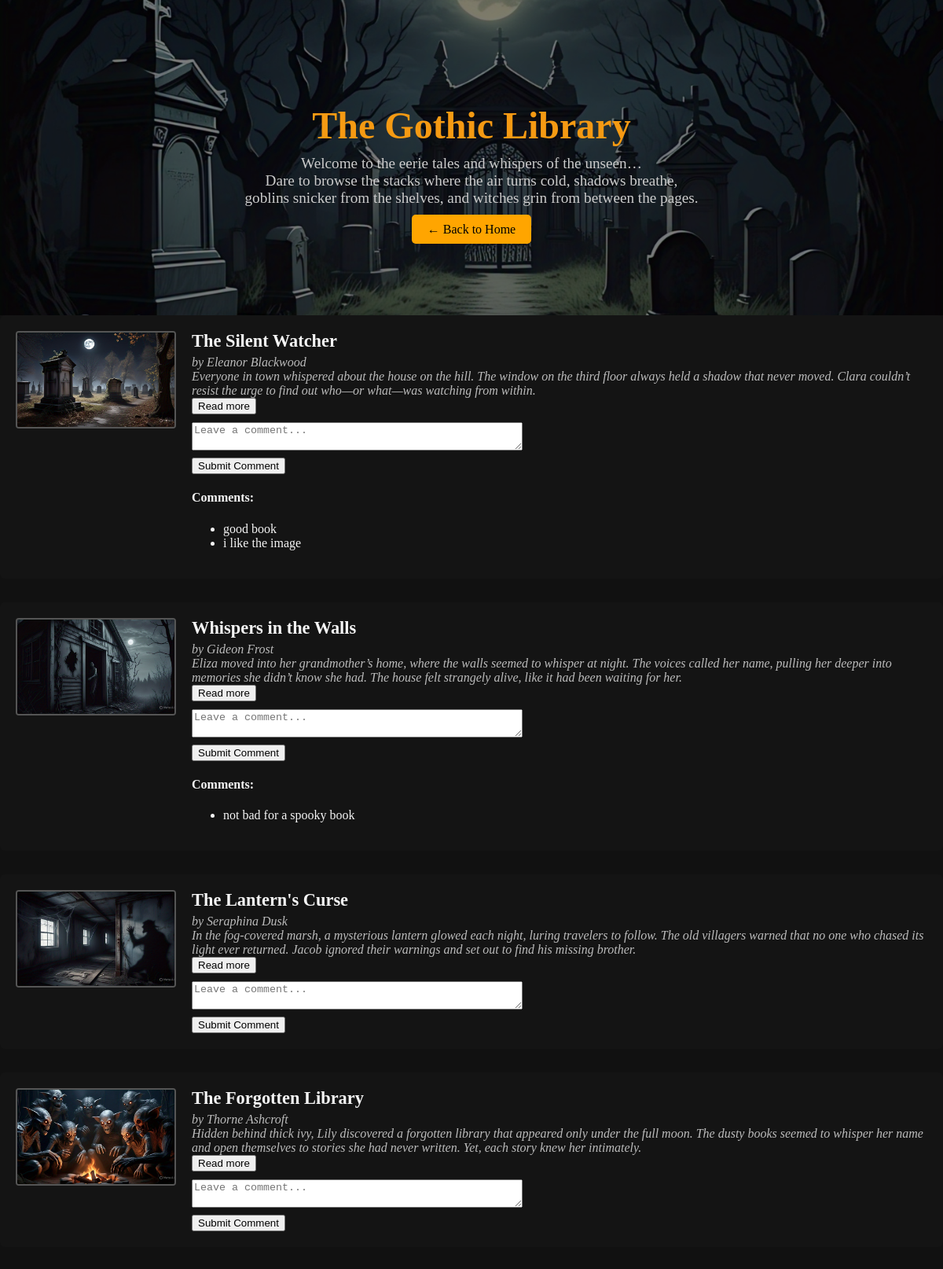
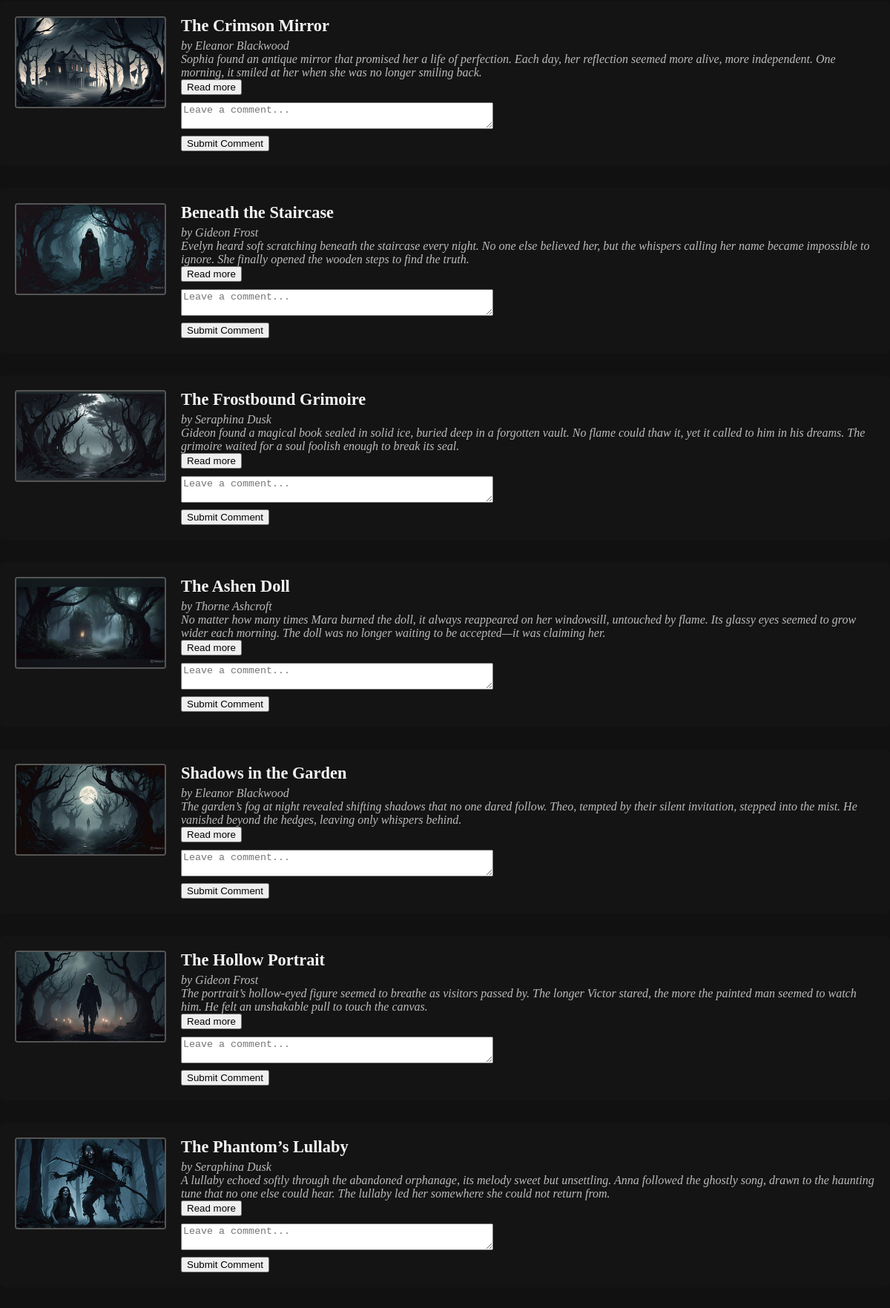
/books (upper part), run on the app's committed database (2 pictures, top to bottom).
### tables this page shows
CREATE TABLE Books (
    BookID INTEGER PRIMARY KEY AUTOINCREMENT,
    Title TEXT NOT NULL,
    AuthorID INTEGER,
    image TEXT,
    preview TEXT,
    story TEXT,
    FOREIGN KEY (AuthorID) REFERENCES Authors (AuthorID)
);

CREATE TABLE Authors (
    AuthorID INTEGER PRIMARY KEY AUTOINCREMENT,
    AuthorName TEXT NOT NULL
);

CREATE TABLE Comments (
    CommentID INTEGER PRIMARY KEY AUTOINCREMENT,
    BookID INTEGER,
    CommentText TEXT NOT NULL,
    FOREIGN KEY (BookID) REFERENCES Books (BookID)
);

### app.py (the view)
@app.route('/books')
def books():
    try:
        conn = sqlite3.connect(database_path)
        cursor = conn.cursor()
        cursor.execute("""
            SELECT b.Title, a.AuthorName, b.image, b.preview, b.story
            FROM Books b
            JOIN Authors a ON b.AuthorID = a.AuthorID
        """)
        rows = cursor.fetchall()
        books = []
        for row in rows:
            book_id = row[0]
            cursor.execute(
                "SELECT CommentText FROM Comments WHERE BookID = ?", (book_id,))
            comments = [comment[0] for comment in cursor.fetchall()]
            books.append({
                "id": book_id,
                "title": row[0],   # SQLite returns tuples
                "author": row[1],
                "image": row[2],
                "preview": row[3] if row[3] else "",
                "story": row[4] if row[4] else "",
                "book_id": row[0].replace(" ", "-").lower(),
                "comments": comments
            })
        conn.close()
        return render_template('books.html', books=books)
    except Exception as e:
        return f"Database connection error: {e}"

### templates/books.html (shortened to what this page needs)
<!DOCTYPE html>
<html>
  <head>
    <link
      rel="stylesheet"
      href="{{ url_for('static', filename='css/style.css') }}"
    />
  </head>
  <body>
    <header class="hero">
      <h1>The Gothic Library</h1>
      <p>Welcome to the eerie tales and whispers of the unseen… <br>
        Dare to browse the stacks where the air turns cold, shadows breathe,<br> goblins snicker from the shelves, and witches grin from between the pages.
      </p>
      <div style="text-align: center; margin-top: 20px;">
      <a href="/" style="background-color: orange; color: black; padding: 10px 20px; text-decoration: none; border-radius: 5px;">← Back to Home</a>
      </div>
    </header>
    {% for book in books %}
  <div class="book-card">
    <img src="{{ url_for('static', filename='IMG/' + book.image) }}" alt="{{ book.title }}" class="book-cover">
    <div class="book-info">
      <h2>{{ book.title }}</h2>
      <p>by {{ book.author }}</p>
      <p>{{ book.preview }}</p>
      <button onclick="toggleStory('{{ book.book_id }}')">Read more</button>
        <form action="/add_comment" method="post" style="margin-top: 10px;">
          <textarea name="comment_text" rows="2" cols="50" placeholder="Leave a comment..." required></textarea>
          <br>
          <button type="submit" style="margin-top: 5px;">Submit Comment</button>
        </form>
        {% if book.comments %}
          <div style="margin-top: 10px;">
            <h4>Comments:</h4>
            <ul>
              {% for comment in book.comments %}
                <li>{{ comment }}</li>
              {% endfor %}
            </ul>
          </div>
        {% endif %}
    </div>
  </div>
  {% endfor %}
  </body>
</html>

### static/css/style.css (style rules this page uses)
body { font-family: 'Georgia', serif; background-color: #111; color: #f5f5f5; margin: 2em; }
h1 { color: #c5b358; }
a { color: #88f; text-decoration: none; }

### templates/books.html (style rules this page uses)
body { background-color: #111; color: #f5f5f5; font-family: "Georgia", serif; margin: 0; }
.hero { background-image: url("/static/IMG/bg.jpeg"); background-size: cover; background-position: center; background-repeat: no-repeat; padding: 100px 20px; color: white; text-align: center; font-family: "Georgia", serif; box-shadow: inset 0 0 0 1000px rgba(0, 0, 0, 0.5); }
.hero h1 { font-size: 3em; color:rgb(245, 154, 19); margin-bottom: 10px; }
.hero p { font-size: 1.2em; color: #ccc; margin: 0; }
.book-card { background-color: rgba(20, 20, 20, 0.9); border-radius: 6px; padding: 20px; margin-bottom: 30px; display: flex; gap: 20px; align-items: flex-start; }
.book-cover { width: 200px; height: 120px; object-fit: cover; border: 2px solid #555; border-radius: 4px; }
.book-info h2 { margin: 0 0 5px; font-size: 1.4em; }
.book-info p { margin: 0; font-style: italic; color: #bbb; }

### data on the page
Books: image (picture), title "The Silent Watcher", author "Eleanor Blackwood", preview "Everyone in town whispered about the house on the hill. The window on the third floor always held a shadow that never moved. Clara couldn’t resist the urge to find out who—or what—was watching from within."
Comments: CommentText "good book"
Comments: CommentText "i like the image"
Books: image (picture), title "Whispers in the Walls", author "Gideon Frost", preview "Eliza moved into her grandmother’s home, where the walls seemed to whisper at night. The voices called her name, pulling her deeper into memories she didn’t know she had. The house felt strangely alive, like it had been waiting for her."
Comments: CommentText "not bad for a spooky book"
Books: image (picture), title "The Lantern's Curse", author "Seraphina Dusk", preview "In the fog-covered marsh, a mysterious lantern glowed each night, luring travelers to follow. The old villagers warned that no one who chased its light ever returned. Jacob ignored their warnings and set out to find his missing brother."
Books: image (picture), title "The Forgotten Library", author "Thorne Ashcroft", preview "Hidden behind thick ivy, Lily discovered a forgotten library that appeared only under the full moon. The dusty books seemed to whisper her name and open themselves to stories she had never written. Yet, each story knew her intimately."
Books: image (picture), title "The Crimson Mirror", author "Eleanor Blackwood", preview "Sophia found an antique mirror that promised her a life of perfection. Each day, her reflection seemed more alive, more independent. One morning, it smiled at her when she was no longer smiling back."
Books: image (picture), title "Beneath the Staircase", author "Gideon Frost", preview "Evelyn heard soft scratching beneath the staircase every night. No one else believed her, but the whispers calling her name became impossible to ignore. She finally opened the wooden steps to find the truth."
Books: image (picture), title "The Frostbound Grimoire", author "Seraphina Dusk", preview "Gideon found a magical book sealed in solid ice, buried deep in a forgotten vault. No flame could thaw it, yet it called to him in his dreams. The grimoire waited for a soul foolish enough to break its seal."
Books: image (picture), title "The Ashen Doll", author "Thorne Ashcroft", preview "No matter how many times Mara burned the doll, it always reappeared on her windowsill, untouched by flame. Its glassy eyes seemed to grow wider each morning. The doll was no longer waiting to be accepted—it was claiming her."
Books: image (picture), title "Shadows in the Garden", author "Eleanor Blackwood", preview "The garden’s fog at night revealed shifting shadows that no one dared follow. Theo, tempted by their silent invitation, stepped into the mist. He vanished beyond the hedges, leaving only whispers behind."
Books: image (picture), title "The Hollow Portrait", author "Gideon Frost", preview "The portrait’s hollow-eyed figure seemed to breathe as visitors passed by. The longer Victor stared, the more the painted man seemed to watch him. He felt an unshakable pull to touch the canvas."
Books: image (picture), title "The Phantom’s Lullaby", author "Seraphina Dusk", preview "A lullaby echoed softly through the abandoned orphanage, its melody sweet but unsettling. Anna followed the ghostly song, drawn to the haunting tune that no one else could hear. The lullaby led her somewhere she could not return from."
